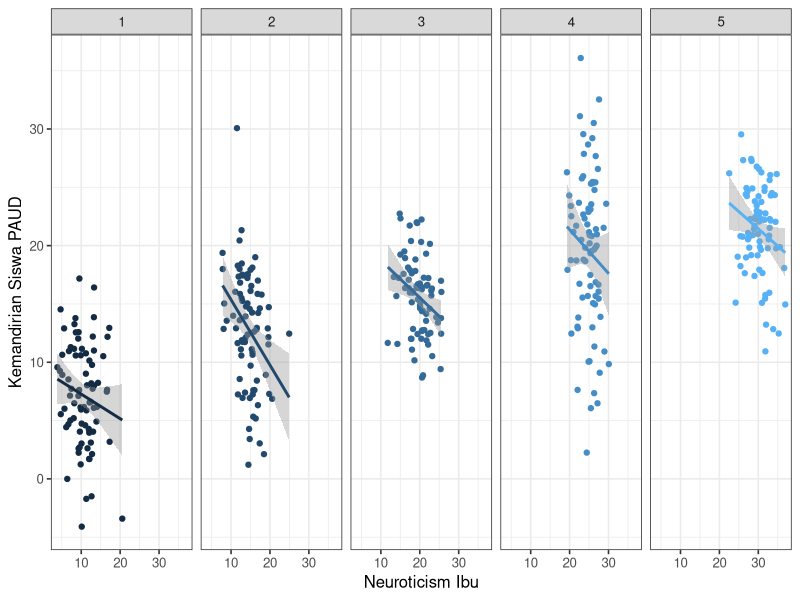
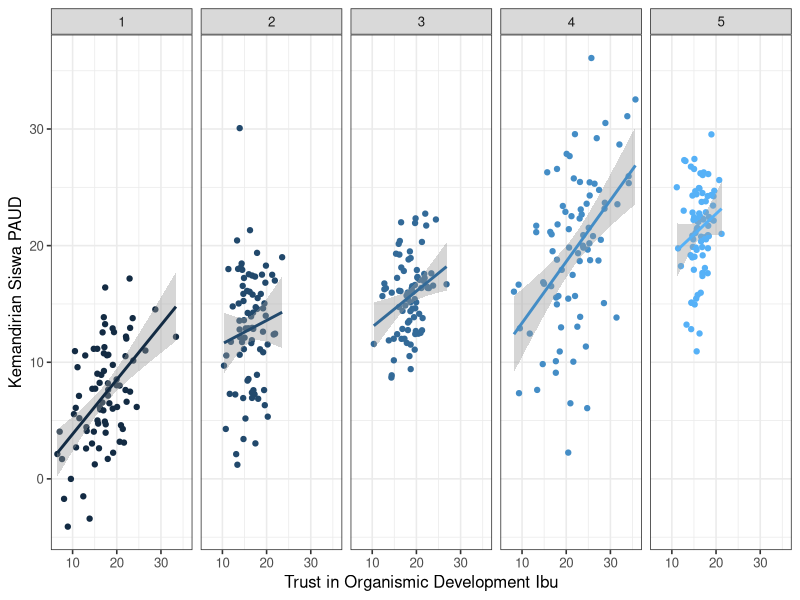
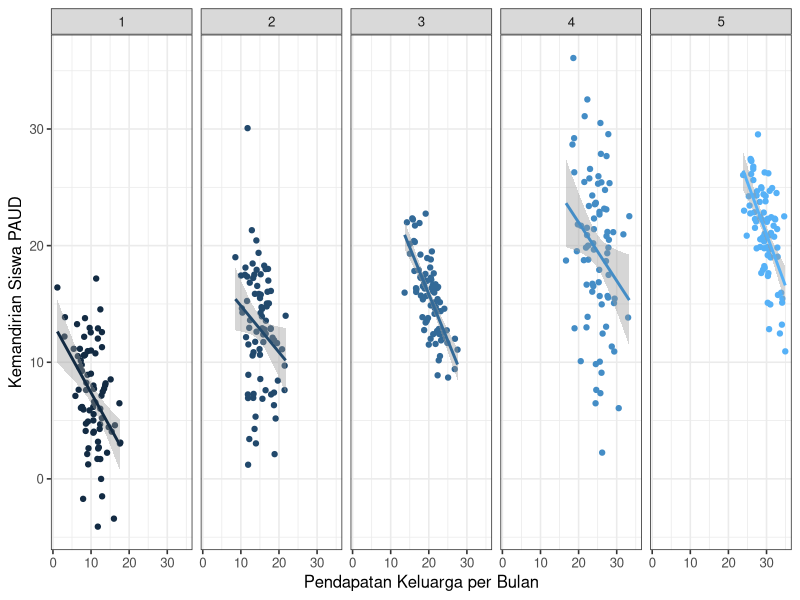
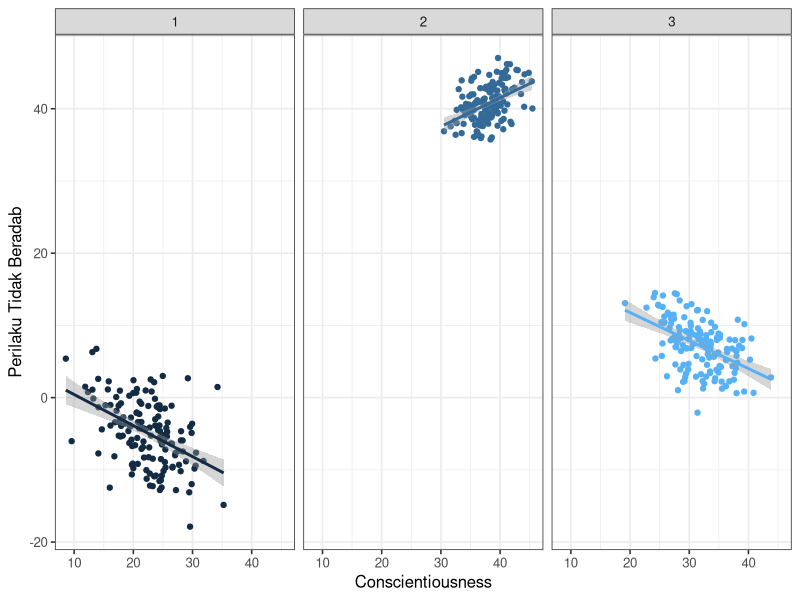
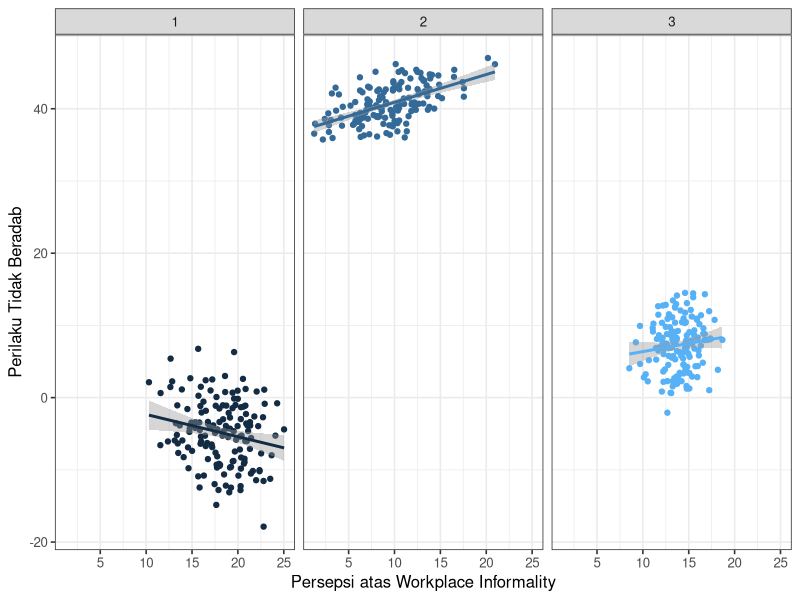
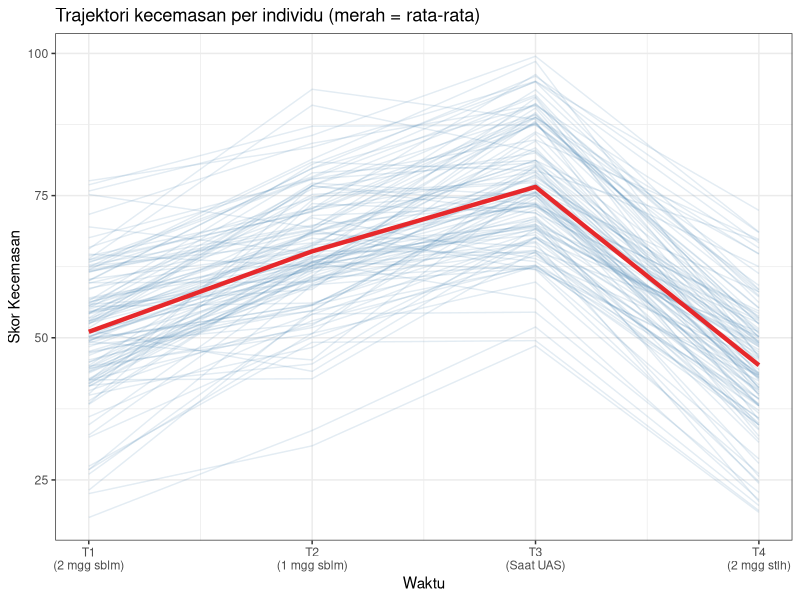
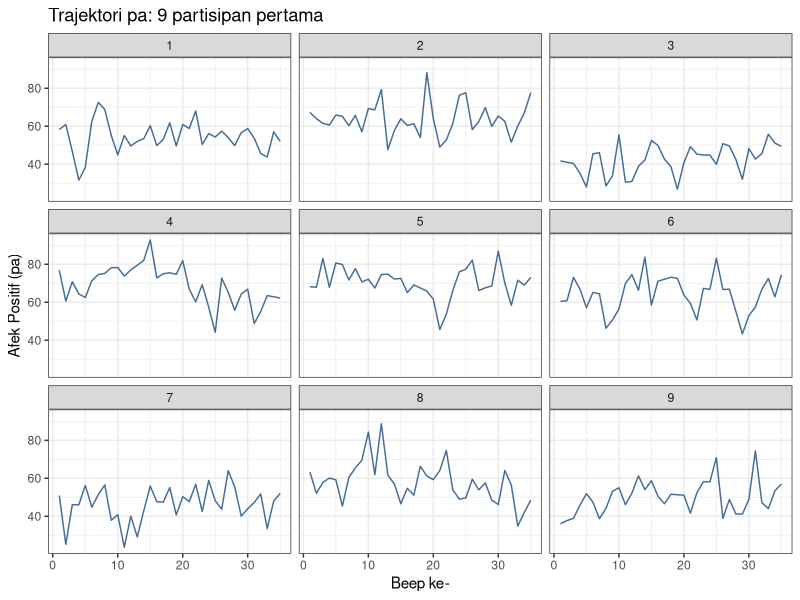
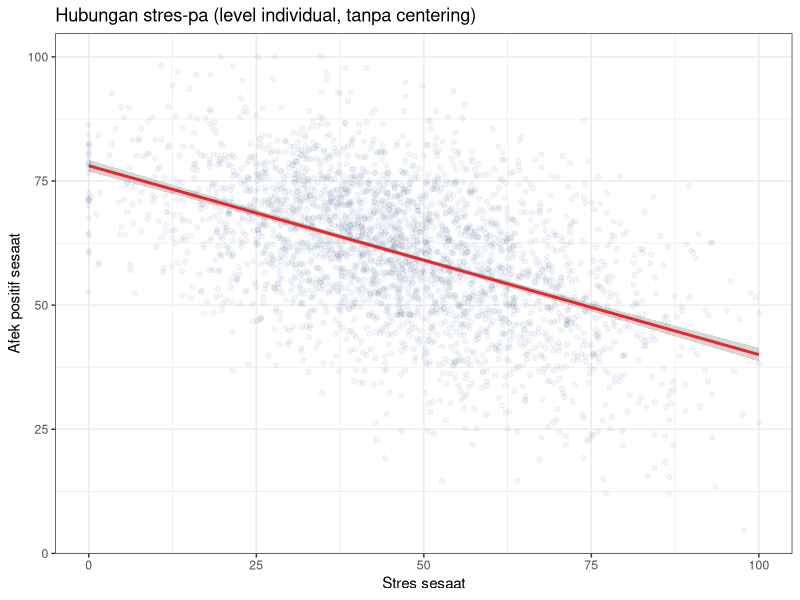

The R source for these figures, in order:
#----
# Script ini adalah perintah yang digunakan untuk membuat dataset latihan Workshop lme 
# Script ini digunakan untuk membuat 2 dataset, yaitu kemandirian siswa PAUD dan perilaku tidak beradab

#----
# muat paketnya dulu (pasang dulu apabila perlu)
library(tidyverse)
library(readr)

# Dataset 1: Kemandirian siswa PAUD ---------------------------------------
# Seorang peneliti mencoba untuk mengobservasi faktor-faktor yang membuat kemandirian siswa PAUD di Surabaya bervariasi
# Peneliti menduga bahwa kepribadian ibu (neuroticism), trust in organismic development (percaya bahwa anak berkembang secara natural), dan pendapatan rumah tangga (household income) mungkin punya pengaruh pada kemandirian siswa
# Penelitian ini dilakukan di 5 PAUD di Surabaya, dimana ukuran sampel di masing-masing sekolah adalah 80

#----
# tentuin n masing-masing subgroup
set.seed(334455)
nwalmur <- 80

#----
# Mekanisme Simpson's Paradox untuk neu dan hi:
# Intercept sekolah berkorelasi POSITIF dengan mean neu DAN mean hi di tiap sekolah.
# Akibatnya, OLS pooled menunjukkan korelasi positif untuk kedua prediktor tsb
# (karena sekolah dengan neu/hi tinggi juga punya baseline mandiri tinggi).
# MLM yang memperhitungkan struktur nested memulihkan slope negatif yang sebenarnya.
#
# trust: konsisten — slope positif baik dalam OLS maupun MLM.

#----
# Slope within-school per prediktor (= efek yang dipulihkan MLM)
# neu dan hi: negatif, bervariasi antar sekolah (random slopes)
# trust: positif, konsisten di semua sekolah

neu_slopes  <- c(-0.4, -0.6, -0.3, -0.7, -0.5)
hi_slopes   <- c(-0.6, -0.4, -0.8, -0.5, -0.7)
trust_slope <- 0.43

# Intercept sekolah — semakin tinggi nomor sekolah, semakin tinggi intercept
# (berkorelasi positif dengan mean neu dan mean hi di sekolah tsb)
int <- c(10, 20, 30, 40, 50)

#----
# Tentukan parameter di masing-masing sekolah
# Sekolah 1: neu rendah (10), hi rendah (10), intercept rendah (10)
a1 <- rnorm(nwalmur, 10, 3)
b1 <- rnorm(nwalmur, 17, 5)
c1 <- rnorm(nwalmur, 10, 3)

# Sekolah 2: neu sedang-rendah (15), hi sedang-rendah (15), intercept 20
a2 <- rnorm(nwalmur, 15, 3)
b2 <- rnorm(nwalmur, 16, 3)
c2 <- rnorm(nwalmur, 15, 3)

# Sekolah 3: neu sedang (20), hi sedang (20), intercept 30
a3 <- rnorm(nwalmur, 20, 3)
b3 <- rnorm(nwalmur, 18, 3)
c3 <- rnorm(nwalmur, 20, 3)

# Sekolah 4: neu sedang-tinggi (25), hi sedang-tinggi (25), intercept 40
a4 <- rnorm(nwalmur, 25, 3)
b4 <- rnorm(nwalmur, 21, 6)
c4 <- rnorm(nwalmur, 25, 3)

# Sekolah 5: neu tinggi (30), hi tinggi (30), intercept tinggi (50)
a5 <- rnorm(nwalmur, 30, 3)
b5 <- rnorm(nwalmur, 16, 2)
c5 <- rnorm(nwalmur, 30, 3)

#----
# Bikin persamaan regresinya
# mandiri = intercept_sekolah + neu*slope_neu + trust*slope_trust + hi*slope_hi + error

sekolah1 <- int[1] + a1*neu_slopes[1] + b1*trust_slope + c1*hi_slopes[1] + rnorm(nwalmur, sd=3)
sekolah2 <- int[2] + a2*neu_slopes[2] + b2*trust_slope + c2*hi_slopes[2] + rnorm(nwalmur, sd=4)
sekolah3 <- int[3] + a3*neu_slopes[3] + b3*trust_slope + c3*hi_slopes[3] + rnorm(nwalmur, sd=2)
sekolah4 <- int[4] + a4*neu_slopes[4] + b4*trust_slope + c4*hi_slopes[4] + rnorm(nwalmur, sd=5)
sekolah5 <- int[5] + a5*neu_slopes[5] + b5*trust_slope + c5*hi_slopes[5] + rnorm(nwalmur, sd=3)

#----
# Bikin dataframe

sekolah1 <- data.frame(neu=a1, trust=b1, hi=c1, mandiri=sekolah1)
sekolah2 <- data.frame(neu=a2, trust=b2, hi=c2, mandiri=sekolah2)
sekolah3 <- data.frame(neu=a3, trust=b3, hi=c3, mandiri=sekolah3)
sekolah4 <- data.frame(neu=a4, trust=b4, hi=c4, mandiri=sekolah4)
sekolah5 <- data.frame(neu=a5, trust=b5, hi=c5, mandiri=sekolah5)

rm(a1,a2,a3,a4,a5,b1,b2,b3,b4,b5,c1,c2,c3,c4,c5,
   int,neu_slopes,hi_slopes,trust_slope)

#----
# Disatukan dalam satu dataset

datasekolah <- rbind(sekolah1,sekolah2,sekolah3,sekolah4,sekolah5)

#----
# Tambahkan variabel id
datasekolah$id <- seq(1:nrow(datasekolah)) # kasih nomor urut partisipan
datasekolah$idsekolah <- c(rep(1, nwalmur), rep(2, nwalmur), rep(3, nwalmur),
                           rep(4, nwalmur), rep(5, nwalmur)) # kasih nomor urut sekolah

#----
# Cek scatterplot per sekolah

theme_set(theme_bw(base_size = 12, base_family = "")) # set tema ggplot2

# neuroticism
neu.plot <- ggplot(data=datasekolah, aes(x=neu, y=mandiri, group=idsekolah)) +
  facet_grid( ~ idsekolah) +
  geom_point(aes(colour=idsekolah)) +
  geom_smooth(method="lm", se=TRUE, aes(colour=idsekolah)) +
  xlab("Neuroticism Ibu") + ylab("Kemandirian Siswa PAUD") +
  theme(legend.position="none")
neu.plot

# trust in organismic development
trust.plot <- ggplot(data=datasekolah, aes(x=trust, y=mandiri, group=idsekolah)) +
  facet_grid( ~ idsekolah) +
  geom_point(aes(colour=idsekolah)) +
  geom_smooth(method="lm", se=TRUE, aes(colour=idsekolah)) +
  xlab("Trust in Organismic Development Ibu") + ylab("Kemandirian Siswa PAUD") +
  theme(legend.position="none")
trust.plot

# household income
hi.plot <- ggplot(data=datasekolah, aes(x=hi, y=mandiri, group=idsekolah)) +
  facet_grid( ~ idsekolah) +
  geom_point(aes(colour=idsekolah)) +
  geom_smooth(method="lm", se=TRUE, aes(colour=idsekolah)) +
  xlab("Pendapatan Keluarga per Bulan") + ylab("Kemandirian Siswa PAUD") +
  theme(legend.position="none")
hi.plot

#----
# simpan dalam bentuk csv

write_csv(datasekolah, file="dataset-sekolah.csv")
rm(nwalmur,datasekolah,hi.plot,neu.plot,trust.plot,sekolah1,sekolah2,sekolah3,sekolah4,sekolah5)

# Dataset 2: Perilaku tidak beradab di kantor ---------------------------------------

# Peneliti ingin menginvestigasi penyebab pekerja melakukan perilaku tidak beradab (workplace incivility), yang meliputi, bullying, agresi verbal, penyiksaan emosional (emotional abuse), dll.
# Peneliti menduga ada kaitan antara conscientiousness, persepsi atas workplace informality, dan jarak kuasa (power distance - level 2)
# Penelitian ini dilakukan di 3 organisasi yang berbeda di Surabaya

#----
# tentuin n masing-masing subgroup
npekerja=150

#----
# tentukan slope masing2 variabel prediktor

con=-0.42 # slope utk conscientiousness
inf=0.35 # slope utk workplace informality
pow=-0.86 # slope utk power distance

#----
# tentukan parameter di masing2 organisasi

# Organisasi 1
a1 <- rnorm(npekerja, 22, 5)
b1 <- rnorm(npekerja, 18, 3)
c1=13

# Organisasi 2
a2 <- rnorm(npekerja, 38, 3)
b2 <- rnorm(npekerja, 10, 4)
c2=25 

# Organisasi 3
a3 <- rnorm(npekerja, 32, 4)
b3 <- rnorm(npekerja, 14, 2)
c3=18

#----
# Bikin persamaan regresinya

org1 <- a1*con - b1*inf - c1*pow + rnorm(npekerja, sd=4) # persamaan garis regresi di organisasi 1
org2 <- -a2*con + b2*inf - c2*pow + rnorm(npekerja, sd=2) # persamaan garis regresi di organisasi 2
org3 <- a3*con + b3*inf - c3*pow + rnorm(npekerja, sd=3) # persamaan garis regresi di organisasi 3

#----
# Bikin dataframe

org1 <- data.frame(con=a1, inf=b1, pow=c1, incivil=org1)
org2 <- data.frame(con=a2, inf=b2, pow=c2, incivil=org2)
org3 <- data.frame(con=a3, inf=b3, pow=c3, incivil=org3)

rm(a1,a2,a3,b1,b2,b3,c1,c2,c3,con,inf,pow)

#----
# Disatukan dalam satu dataset

dataorg <- rbind(org1,org2,org3)
rm(org1,org2,org3)
View(dataorg)

#----
# Tambahkan variabel id
dataorg$id <- seq(1:nrow(dataorg)) # kasih nomor urut partisipan
dataorg$idorg <- c(rep(1, npekerja), rep(2, npekerja), rep(3, npekerja)) # kasih nomor urut organisasi

#----
# Cek scatterplot per organisasi

theme_set(theme_bw(base_size = 12, base_family = "")) # set tema ggplot2

# conscientiousness

con.plot <- ggplot(data=dataorg, aes(x=con, y=incivil, group=idorg)) +
  facet_grid( ~ idorg) +
  geom_point(aes(colour=idorg)) +
  geom_smooth(method="lm", se=TRUE, aes(colour=idorg)) +
  xlab("Conscientiousness") + ylab("Perilaku Tidak Beradab") +
  theme(legend.position="none")
con.plot

# persepsi atas workplace informality

inf.plot <- ggplot(data=dataorg, aes(x=inf, y=incivil, group=idorg)) +
  facet_grid( ~ idorg) +
  geom_point(aes(colour=idorg)) +
  geom_smooth(method="lm", se=TRUE, aes(colour=idorg)) +
  xlab("Persepsi atas Workplace Informality") + ylab("Perilaku Tidak Beradab") +
  theme(legend.position="none")
inf.plot

#----
# simpan dalam bentuk csv

write_csv(dataorg, path="dataset-organisasi.csv")
rm(npekerja,con.plot,inf.plot,dataorg)


# Dataset 3: Kecemasan selama masa ujian (Repeated Measures) -----------------
# Skenario: Nisa mengukur kecemasan 120 mahasiswa dari 4 fakultas sebanyak 4 kali:
#   T1 = 2 minggu sebelum UAS
#   T2 = 1 minggu sebelum UAS
#   T3 = Saat UAS berlangsung
#   T4 = 2 minggu sesudah UAS
# Variabel level-2 (person): neuro (neuroticism, skor 10-70)
# Variabel level-1 (observasi): cemas (kecemasan, 0-100), t (waktu, 1-4)
# Struktur kovarians residual yang diharapkan: Compound Symmetry
# ICC target ~0.40

set.seed(778899)

n_person_rm <- 120
n_waktu     <- 4

# --- parameter level-2 (person-level)
neuro_mean  <- 40
neuro_sd    <- 10

# --- fixed effects
# intercept = rata-rata cemas di T1, lalu delta relatif terhadap T1
beta0_rm   <- 50               # baseline di T1
delta_t    <- c(0, 15, 25, -5) # T1, T2, T3, T4 (rata-rata)
beta_neuro <- 0.4              # setiap +1 neuro -> +0.4 cemas (baseline)

# --- variance components
sigma_u0_rm <- 8   # SD random intercept antar individu
sigma_e_rm  <- 6   # SD residual Level-1 (iid -> menghasilkan Compound Symmetry)

# ICC = sigma_u0^2 / (sigma_u0^2 + sigma_e^2)
cat("ICC (dataset-rm) =", round(sigma_u0_rm^2 / (sigma_u0_rm^2 + sigma_e_rm^2), 3), "\n")

# --- buat data level-2
data_person_rm <- data.frame(
  id       = 1:n_person_rm,
  fakultas = rep(1:4, each = n_person_rm / 4),
  neuro    = round(rnorm(n_person_rm, neuro_mean, neuro_sd), 1),
  u0       = rnorm(n_person_rm, 0, sigma_u0_rm)
)

# --- buat data long (satu baris per observasi)
data_rm <- data_person_rm[rep(1:n_person_rm, each = n_waktu), ]
data_rm$t <- rep(1:n_waktu, times = n_person_rm)

data_rm$cemas <- beta0_rm +
                 delta_t[data_rm$t] +
                 beta_neuro * (data_rm$neuro - neuro_mean) +
                 data_rm$u0 +
                 rnorm(nrow(data_rm), 0, sigma_e_rm)

# bulatkan dan batasi 0-100
data_rm$cemas <- round(pmax(0, pmin(100, data_rm$cemas)), 1)

# hapus kolom bantu u0, urutkan kolom
data_rm <- data_rm[, c("id", "fakultas", "t", "cemas", "neuro")]
rownames(data_rm) <- NULL

# --- cek: rata-rata cemas per waktu
cat("Rata-rata cemas per time point:\n")
print(aggregate(cemas ~ t, data = data_rm, FUN = mean))

# --- cek plot trajektori
rm_plot <- ggplot(data_rm, aes(x = t, y = cemas, group = id)) +
  geom_line(alpha = 0.15, colour = "steelblue") +
  stat_summary(aes(group = 1), fun = mean, geom = "line",
               colour = "#E6282B", linewidth = 1.5) +
  scale_x_continuous(breaks = 1:4,
                     labels = c("T1\n(2 mgg sblm)", "T2\n(1 mgg sblm)",
                                "T3\n(Saat UAS)", "T4\n(2 mgg stlh)")) +
  labs(x = "Waktu", y = "Skor Kecemasan",
       title = "Trajektori kecemasan per individu (merah = rata-rata)") +
  theme_bw()
rm_plot

# --- simpan
write_csv(data_rm, file = "dataset-rm.csv")
rm(data_person_rm, data_rm, rm_plot,
   n_person_rm, n_waktu, neuro_mean, neuro_sd,
   beta0_rm, delta_t, beta_neuro, sigma_u0_rm, sigma_e_rm)


# Dataset 4: Experience Sampling Method (ESM) - Afek positif dan stres harian
# Skenario: Joko merekrut 80 mahasiswa, mengisi survei 5x/hari selama 7 hari
#   = 35 beep per orang, 2.800 observasi total
# Variabel level-2 (person): er (emotion regulation, skor 10-95)
# Variabel level-1 (beep): pa (afek positif, 0-100), stres (0-100)
# Efek yang disimulasikan:
#   - Within-person: stres_centered -> pa (negatif, ~-0.35)
#   - Between-person: stres_mean -> pa (negatif, ~-0.40)
#   - Cross-level interaction: stres_centered x er -> pa (buffer, ~+0.008)
# Struktur kovarians residual: AR(1) dengan rho ~0.35
# ICC target ~0.30

set.seed(112233)

n_person_esm  <- 80
n_hari        <- 7
n_beep_hari   <- 5
n_obs_person  <- n_hari * n_beep_hari  # 35 per orang

# --- parameter level-2
er_mean    <- 50
er_sd      <- 15

# --- fixed effects
beta0_esm          <- 60     # rata-rata pa keseluruhan
beta_within_stres  <- -0.35  # within-person: stres_centered -> pa
beta_between_stres <- -0.40  # between-person: stres_mean -> pa (grand mean centered)
beta_er_main       <- 0.25   # er -> pa (between-person)
beta_cli           <- 0.008  # cross-level interaction: stres_centered x er

# --- variance components
sigma_u0_esm <- 10    # SD random intercept
sigma_u1_esm <- 0.15  # SD random slopes (variabilitas reaktivitas stres antar orang)
sigma_e_esm  <- 8     # SD inovasi AR(1)
rho_ar1      <- 0.35  # koefisien autokorelasi AR(1)

# --- parameter stres
stres_grand_mean <- 45
stres_person_sd  <- 15   # SD rata-rata stres antar orang
stres_within_sd  <- 12   # SD fluktuasi stres dalam orang

cat("ICC (dataset-esm) =",
    round(sigma_u0_esm^2 / (sigma_u0_esm^2 + sigma_e_esm^2 / (1 - rho_ar1^2)), 3), "\n")

# --- buat data level-2
data_person_esm <- data.frame(
  id         = 1:n_person_esm,
  er         = round(pmax(10, pmin(95, rnorm(n_person_esm, er_mean, er_sd))), 1),
  stres_mean_person = round(pmax(5, pmin(90, rnorm(n_person_esm, stres_grand_mean, stres_person_sd))), 1),
  u0         = rnorm(n_person_esm, 0, sigma_u0_esm),
  u1         = rnorm(n_person_esm, 0, sigma_u1_esm)
)

# --- fungsi untuk membuat residual AR(1)
buat_ar1 <- function(n, rho, sigma) {
  e <- numeric(n)
  e[1] <- rnorm(1, 0, sigma)
  for (k in 2:n) {
    e[k] <- rho * e[k-1] + rnorm(1, 0, sigma * sqrt(1 - rho^2))
  }
  e
}

# --- buat data per orang, lalu gabungkan
esm_list <- vector("list", n_person_esm)

for (i in 1:n_person_esm) {
  p <- data_person_esm[i, ]

  # fluktuasi stres sesaat orang ini (bervariasi di sekitar rata-ratanya)
  stres_raw     <- round(pmax(0, pmin(100, rnorm(n_obs_person, p$stres_mean_person, stres_within_sd))), 1)
  stres_centered <- stres_raw - p$stres_mean_person

  # bagian fixed + random dari pa
  pa_fixed <- beta0_esm +
    (beta_within_stres + p$u1) * stres_centered +
    beta_between_stres * (p$stres_mean_person - stres_grand_mean) +
    beta_er_main * (p$er - er_mean) +
    beta_cli * stres_centered * (p$er - er_mean) +
    p$u0

  # tambahkan residual AR(1)
  resid <- buat_ar1(n_obs_person, rho_ar1, sigma_e_esm)

  pa_raw <- round(pmax(0, pmin(100, pa_fixed + resid)), 1)

  esm_list[[i]] <- data.frame(
    id         = p$id,
    er         = p$er,
    hari       = rep(1:n_hari, each = n_beep_hari),
    beep       = rep(1:n_beep_hari, times = n_hari),
    beep_total = 1:n_obs_person,
    stres      = stres_raw,
    pa         = pa_raw
  )
}

data_esm <- do.call(rbind, esm_list)
rownames(data_esm) <- NULL

# --- cek struktur
cat("Total observasi:", nrow(data_esm), "\n")
cat("Rata-rata pa   :", round(mean(data_esm$pa), 2), "\n")
cat("Rata-rata stres:", round(mean(data_esm$stres), 2), "\n")

# cek rata-rata autokorelasi lag-1 per orang (harus mendekati rho_ar1)
acf_cek <- sapply(split(data_esm$pa, data_esm$id),
                  function(x) cor(head(x, -1), tail(x, -1)))
cat("Rata-rata autokorelasi lag-1:", round(mean(acf_cek), 3),
    "(target:", rho_ar1, ")\n")

# --- cek plot: trajektori 9 orang pertama
esm_plot1 <- ggplot(subset(data_esm, id <= 9),
                    aes(x = beep_total, y = pa)) +
  facet_wrap(~ id, ncol = 3) +
  geom_line(colour = "#14497F", alpha = 0.8) +
  labs(x = "Beep ke-", y = "Afek Positif (pa)",
       title = "Trajektori pa: 9 partisipan pertama") +
  theme_bw()
esm_plot1

# cek plot: hubungan stres-pa (raw)
esm_plot2 <- ggplot(data_esm, aes(x = stres, y = pa)) +
  geom_point(alpha = 0.05, colour = "#14497F") +
  geom_smooth(method = "lm", colour = "#E6282B") +
  labs(x = "Stres sesaat", y = "Afek positif sesaat",
       title = "Hubungan stres-pa (level individual, tanpa centering)") +
  theme_bw()
esm_plot2

# --- simpan
write_csv(data_esm, file = "dataset-esm.csv")
rm(esm_list, data_person_esm, data_esm, buat_ar1, acf_cek, esm_plot1, esm_plot2,
   i, p, stres_raw, stres_centered, pa_fixed, resid, pa_raw,
   n_person_esm, n_hari, n_beep_hari, n_obs_person,
   er_mean, er_sd, beta0_esm, beta_within_stres, beta_between_stres,
   beta_er_main, beta_cli, sigma_u0_esm, sigma_u1_esm, sigma_e_esm, rho_ar1,
   stres_grand_mean, stres_person_sd, stres_within_sd)
